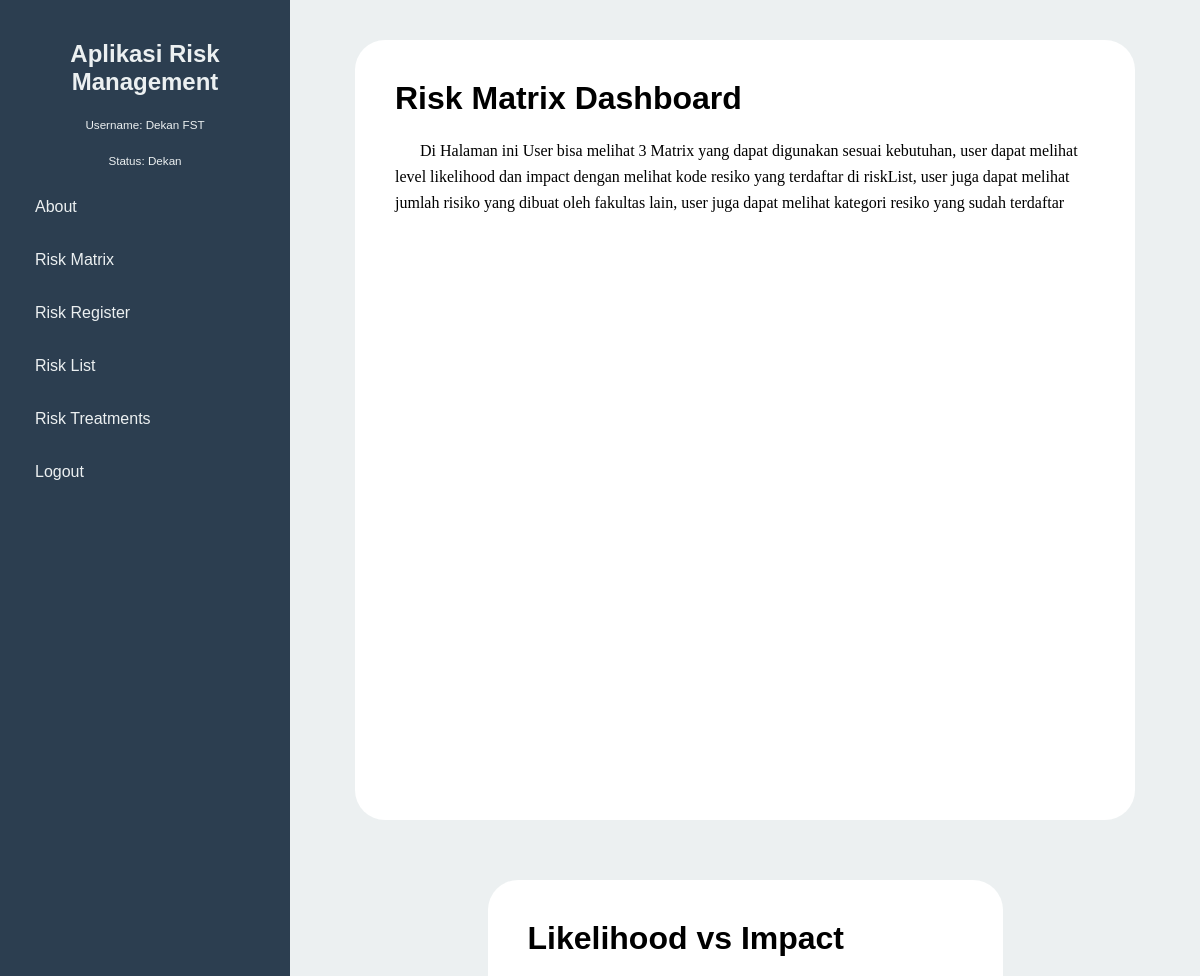
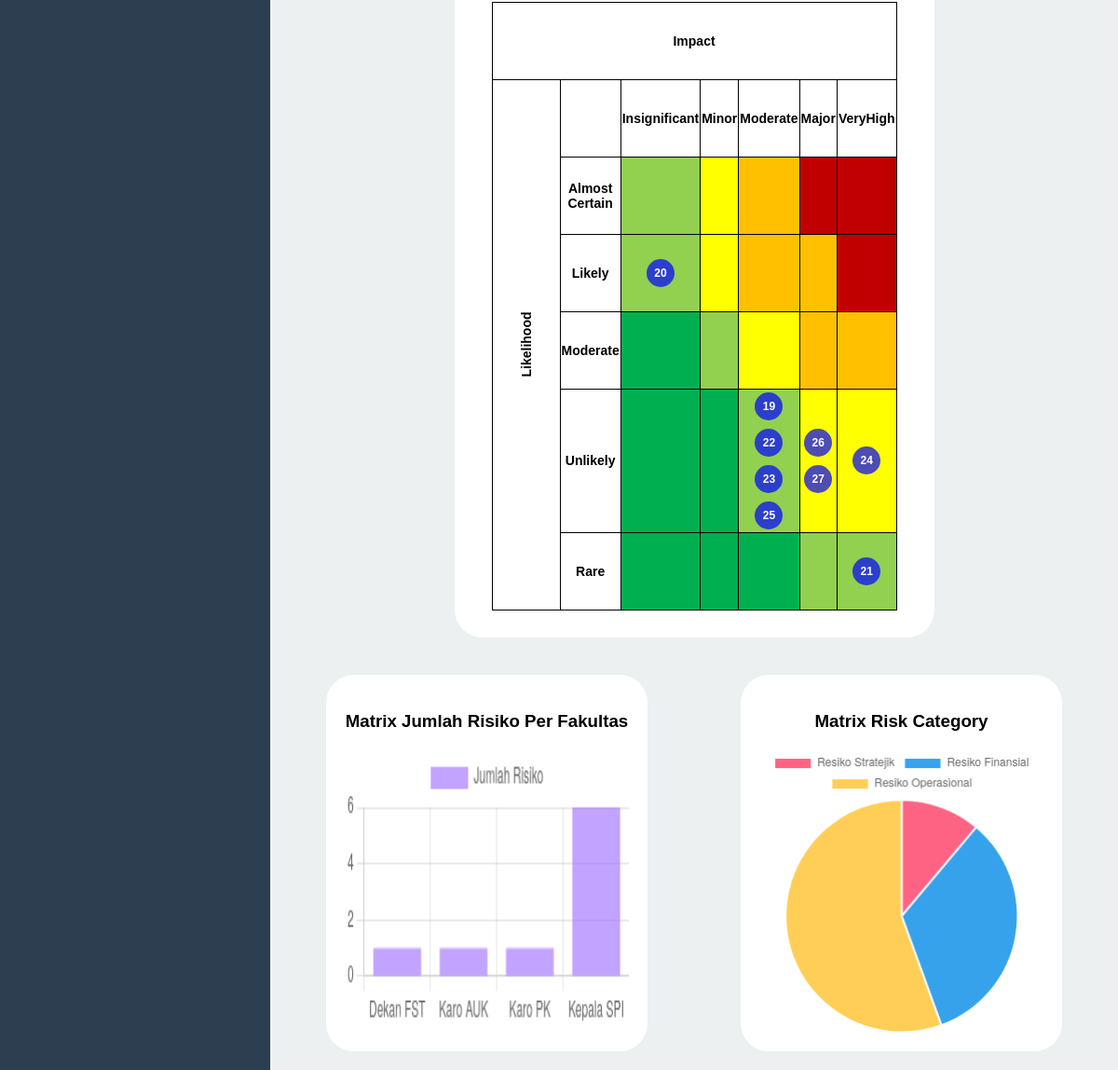
/menu_halaman/riskMatrix.php (signed in), run on the app's committed database (2 pictures, top to bottom).
### tables this page shows
CREATE TABLE `risk` (
  `id` int NOT NULL,
  `objective_tujuan` text,
  `proses_bisnis` text,
  `risk_category` enum('Resiko Stratejik','Resiko Finansial','Resiko Operasional','Lainnya') DEFAULT NULL,
  `kode_resiko` varchar(50) DEFAULT NULL,
  `risk_event` text,
  `penyebab_resiko` text,
  `sumber_resiko` enum('Internal','External') DEFAULT NULL,
  `potensi_kerugian_qualitative` text,
  `potensi_kerugian_nominal` decimal(15,2) DEFAULT NULL,
  `owner_risk` varchar(255) DEFAULT NULL,
  `nama_dept_unit` varchar(255) DEFAULT NULL,
  `inherent_risk_likelihood` int DEFAULT NULL,
  `inherent_risk_impact` int DEFAULT NULL,
  `inherent_risk_level` int DEFAULT NULL,
  `pengendalian_ada_tidak` enum('Ada','Tidak Ada') DEFAULT NULL,
  `pengendalian_memadai_belum` enum('Memadai','Belum Memadai') DEFAULT NULL,
  `pengendalian_sudah_belum` enum('Sudah','Belum') DEFAULT NULL,
  `residual_risk_likelihood` int DEFAULT NULL,
  `residual_risk_impact` int DEFAULT NULL,
  `residual_risk_level` int DEFAULT NULL,
  `risk_treatment_accept_reduce` enum('Accept','Reduce') DEFAULT NULL,
  `risk_treatment_text` text,
  `jan` tinyint(1) DEFAULT NULL,
  `feb` tinyint(1) DEFAULT NULL,
  `mar` tinyint(1) DEFAULT NULL,
  `apr` tinyint(1) DEFAULT NULL,
  `mei` tinyint(1) DEFAULT NULL,
  `jun` tinyint(1) DEFAULT NULL,
  `jul` tinyint(1) DEFAULT NULL,
  `agu` tinyint(1) DEFAULT NULL,
  `sep` tinyint(1) DEFAULT NULL,
  `okt` tinyint(1) DEFAULT NULL,
  `nov` tinyint(1) DEFAULT NULL,
  `des` tinyint(1) DEFAULT NULL,
  `risk_evidence` text,
  `target_risk_likelihood` int DEFAULT NULL,
  `target_risk_impact` int DEFAULT NULL,
  `target_risk_level` int DEFAULT NULL
);

### menu_halaman/riskMatrix.php (the view, shortened to what this page needs)
<?php
require_once '../conn.php';
$sqlFakultas = "SELECT nama_dept_unit AS fakultas, COUNT(*) AS jumlah_risiko FROM risk GROUP BY nama_dept_unit";
$resultFakultas = mysqli_query($conn, $sqlFakultas);
$fakultas = [];
$jumlahRisiko = [];
while ($row = mysqli_fetch_assoc($resultFakultas)) {
    $fakultas[] = "'".$row['fakultas']."'";
    $jumlahRisiko[] = $row['jumlah_risiko'];
}
$sqlCategory = "SELECT risk_category, COUNT(*) AS total_risiko FROM risk GROUP BY risk_category";
$resultCategory = mysqli_query($conn, $sqlCategory);
$kategoriRisiko = [];
$jumlahKategori = [];
while ($row = mysqli_fetch_assoc($resultCategory)) {
    $kategoriRisiko[] = "'".$row['risk_category']."'";
    $jumlahKategori[] = $row['total_risiko'];
}
$sql = "SELECT id, inherent_risk_likelihood AS likelihood, inherent_risk_impact AS impact
        FROM risk
        ORDER BY likelihood, impact";
$result = $conn->query($sql);
?>
<!DOCTYPE html>
<html lang="id">
    <link rel="stylesheet" href="../css/dashboard.css">
    <link rel="stylesheet" href="../css/riskMatrix.css">
</head>
<body>
    <div class="dashboard-container">
        <div class="sidebar">
            <h2>Aplikasi Risk Management</h2>
            <p><small>Username: <?php echo $_SESSION['nama']; ?></small></p>
            <p><small>Status: <?php echo $_SESSION['status']; ?></small></p>
            <ul class="sidebar-menu">
                <li><a href="about.php">About</a></li>
                <li><a href="riskMatrix.php">Risk Matrix</a></li>
                <?php if ($_SESSION['status'] == 'admin' || $_SESSION['status'] == 'Rektor'  || $_SESSION['status'] == 'Dekan') : ?>
                <li><a href="riskRegister.php">Risk Register</a></li>
                <?php endif; ?>
                <li><a href="riskList.php">Risk List</a></li>
                <li><a href="riskTreatments.php">Risk Treatments</a></li>
                <li><a href="../logout.php">Logout</a></li>
            </ul>
        </div>
        <div class="main-content">
            <div class="deskripsi-matrix">
            <h1>Risk Matrix Dashboard</h1>
            <p style="text-indent:25px; font-family:IM FELL Double Pica;"> Di Halaman ini User bisa melihat 3 Matrix yang dapat digunakan sesuai kebutuhan, user dapat melihat level likelihood dan impact dengan melihat kode resiko yang terdaftar di riskList, user juga dapat melihat jumlah risiko yang dibuat oleh fakultas lain,  user juga dapat melihat kategori resiko yang sudah terdaftar
            </p>
            </div>
            <div class="matrix-container"><h1>Likelihood vs Impact</h1>
    <table class="matrix1" >
        <tr>
        <tr>
            <th colspan="7" class="axis-label">Impact</th>
        </tr>
            <th rowspan="6" style="transform: rotate(270deg)" class="axis-label">Likelihood</th>
            <th class="axis-label"> </th>
            <th class="axis-label">Insignificant</th>
            <th class="axis-label">Minor</th>
            <th class="axis-label">Moderate</th>
            <th class="axis-label">Major</th>
            <th class="axis-label">VeryHigh</th>
        </tr>
        <?php
        $risks = [];
        $sql = "SELECT id, inherent_risk_likelihood AS likelihood, inherent_risk_impact AS impact FROM risk";
        $result = $conn->query($sql);
        if ($result->num_rows > 0) {
            while ($row = $result->fetch_assoc()) {
                $risks[] = $row;
            }
        }
        $colorMapping = [
            5 => [
                1 => 'low-med', 2 => 'medium', 3 => 'med-hi', 4 => 'high', 5 => 'high'
            ],
            4 => [
                1 => 'low-med', 2 => 'medium', 3 => 'med-hi', 4 => 'med-hi', 5 => 'high'
            ],
            3 => [
                1 => 'low', 2 => 'low-med', 3 => 'medium', 4 => 'med-hi', 5 => 'med-hi'
            ],
            2 => [
                1 => 'low', 2 => 'low', 3 => 'low-med', 4 => 'medium', 5 => 'medium'
            ],
            1 => [
                1 => 'low', 2 => 'low', 3 => 'low', 4 => 'low-med', 5 => 'low-med'
            ],
        ];
$likelihoodLabels = [
    5 => "Almost Certain",
    4 => "Likely",
    3 => "Moderate",
    2 => "Unlikely",
    1 => "Rare"
];
for ($i = 5; $i >= 1; $i--) {
    echo "<tr>";
    echo "<th class='axis-label'>{$likelihoodLabels[$i]}</th>";
    for ($j = 1; $j <= 5; $j++) {
        $colorClass = isset($colorMapping[$i][$j]) ? $colorMapping[$i][$j] : 'low';
        echo "<td class='$colorClass'>";
        if (!empty($risks)) {
            echo "<div style='display: flex; flex-wrap: wrap; justify-content: center; gap: 5px;'>";
            foreach ($risks as $risk) {
                if ($risk['likelihood'] == $i && $risk['impact'] == $j) {
                    echo "<div class='risk-code'>{$risk['id']}</div>";
                }
            }
            echo "</div>";
        }
        echo "</td>";
    }
    echo "</tr>";
}
        ?>
    </table>
        </div>
            <div class="matrixDown-container">
                <h3>Matrix Jumlah Risiko Per Fakultas</h3>
                <canvas id="facultyRiskMatrix" class="chart"></canvas>
                <script>
        // Data untuk Matrix Jumlah Risiko Per Fakultas
        var ctxFaculty = document.getElementById("facultyRiskMatrix").getContext("2d");
        var facultyChart = new Chart(ctxFaculty, {
            type: "bar",
            data: {
                labels: [<?php echo implode(',', $fakultas); ?>],
                datasets: [{
                    label: "Jumlah Risiko",
                    data: [<?php echo implode(',', $jumlahRisiko); ?>],
                    backgroundColor: "rgba(153, 102, 255, 0.6)"
                }]
            }
        });
    </script>
            </div>
            <div class="matrixDown-container">
                <h3>Matrix Risk Category</h3>
                <canvas id="categoryRiskMatrix" class="chart"></canvas>
                <script>
                    // Data untuk Matrix Risk Category
        var ctxCategory = document.getElementById("categoryRiskMatrix").getContext("2d");
        var categoryChart = new Chart(ctxCategory, {
            type: "pie",
            data: {
                labels: [<?php echo implode(',', $kategoriRisiko); ?>],
                datasets: [{
                    data: [<?php echo implode(',', $jumlahKategori); ?>],
                    backgroundColor: ["#FF6384", "#36A2EB", "#FFCE56", "#4BC0C0"]
                }]
            }
        });
                </script>
            </div>
        </div>
    </div>
</body>
</html>

### css/dashboard.css (style rules this page uses)
body { margin: 0; padding: 0; font-family: Arial, sans-serif; color: black; }
.dashboard-container { display: flex; min-height: 100vh; background-color: aqua; }
.sidebar { width: 250px; min-width: 250px; background-color: #2c3e50; color: #ecf0f1; padding: 20px; box-shadow: 2px 0 5px rgba(0, 0, 0, 0.1); flex-shrink: 0; }
.sidebar h2 { text-align: center; margin-bottom: 20px; }
.sidebar p { text-align: center; font-size: 14px; margin-bottom: 20px; }
.sidebar-menu { list-style: none; padding: 0; }
.sidebar-menu li { margin: 15px 0; }
.sidebar-menu a { text-decoration: none; color: #ecf0f1; display: block; padding: 10px 15px; border-radius: 5px; transition: background-color 0.3s; }
.main-content { flex: 1; padding: 20px; background-color: #ecf0f1; overflow-x: auto; }
.main-content h1 { margin-top: 0; }
.main-content p { line-height: 1.6; }
canvas { max-width: 100%; height: auto !important; min-height: 300px; }

### css/riskMatrix.css (style rules this page uses)
.deskripsi-matrix { background-color: white; padding: 40px; margin: 20px; height: 50%; width: 34vh; max-width: 700px; max-height: 700px; background-color: white; border-radius:30px; }
table { border-collapse: collapse; margin: 20px auto; width: 100%; position: relative; }
td, th { border: 1px solid black; text-align: center; width: 100px; height: 80px; font-size: 14px; position: relative; word-wrap: break-word; overflow: hidden; }
.low { background-color: #00b050; }
.low-med { background-color: #92d050; }
.medium { background-color: #ffff00; }
.med-hi { background-color: #ffc000; }
.high { background-color: #c00000; color: white; }
.risk-code { display: flex; align-items: center; justify-content: center; width: 30px; height: 30px; margin: 2px; border-radius: 50%; background-color: rgba(2, 2, 255, 0.7); color: white; font-size: 12px; font-weight: bold; }
.axis-label { font-weight: bold; color: black; }
.main-content { display: flex; flex-wrap: wrap; justify-content: space-around; padding: 20px; gap: 20px; }
.matrix-container { padding: 40px; margin: 20px; height: 50%; width: 50%; max-width: 700px; max-height: 700px; background-color: white; border-radius:30px; }
.matrix1 { padding: 12px; max-width: auto; max-width: auto; border-collapse: collapse; }
.matrixDown-container { flex: 1; padding: 20px; margin: 10; min-width: 300px; min-height: 300px; max-width: 35%; max-height: 35%; background-color: white; display: flex; flex-direction: column; align-items: center; border-radius:30px; }
.chart { max-width: 100%; max-height: 100%; }

### data on the page
risk: id "20"
risk: id "19"
risk: id "22"
risk: id "23"
risk: id "25"
risk: id "26"
risk: id "27"
risk: id "24"
risk: id "21"

### other printed values
$_SESSION['nama'] "Dekan FST"
$_SESSION['status'] "Dekan"
$likelihoodLabels[$i] "Almost Certain"
$likelihoodLabels[$i] "Likely"
$likelihoodLabels[$i] "Moderate"
$likelihoodLabels[$i] "Unlikely"
$likelihoodLabels[$i] "Rare"
chart data {{ implode(',', $fakultas) }} 'Dekan FST','Karo AUK','Karo PK','Kepala SPI'
chart data {{ implode(',', $jumlahRisiko) }} 1,1,1,6
chart data {{ implode(',', $kategoriRisiko) }} 'Resiko Stratejik','Resiko Finansial','Resiko Operasional'
chart data {{ implode(',', $jumlahKategori) }} 1,3,5
